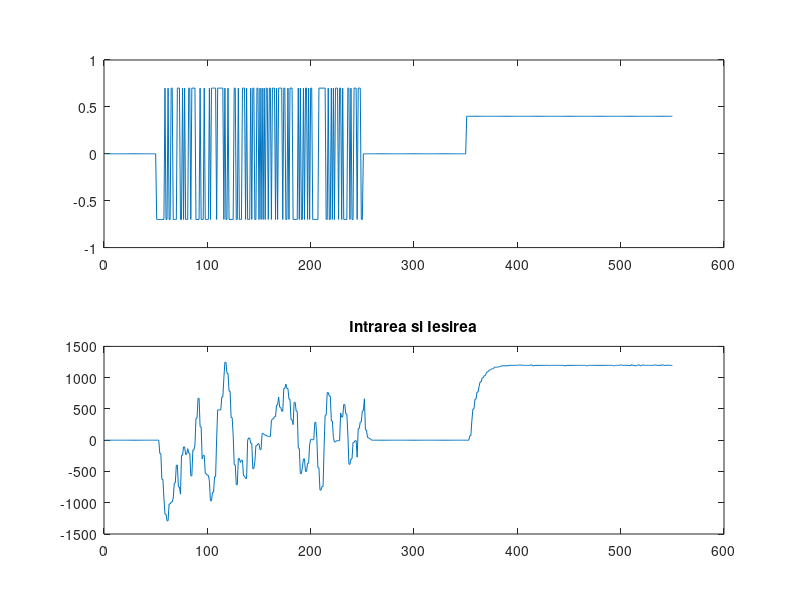
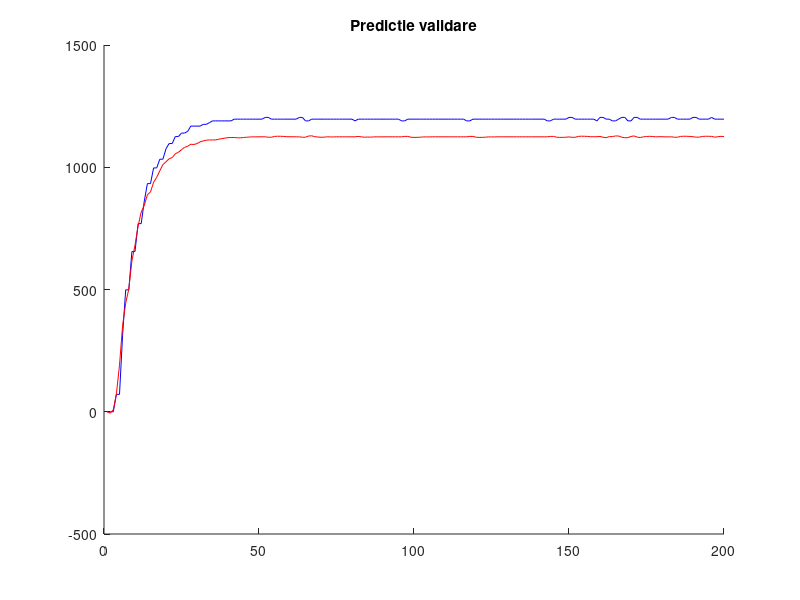
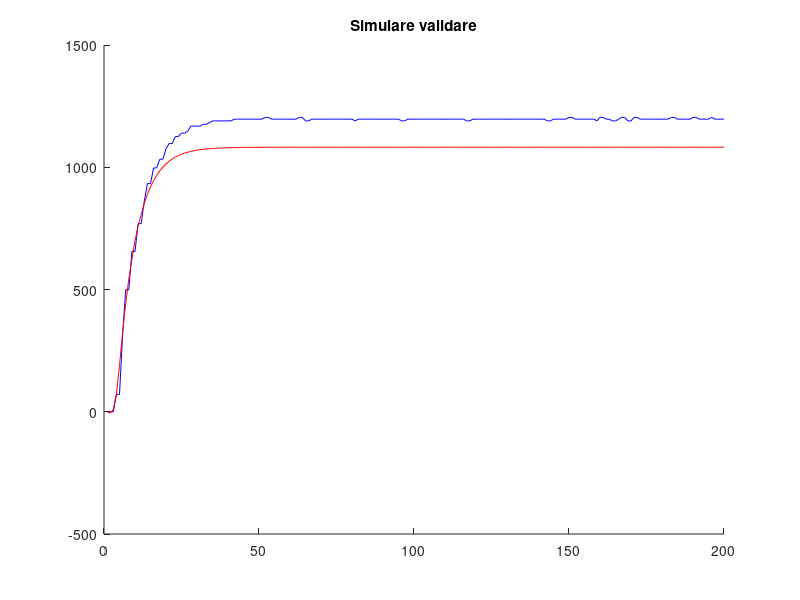

Source code (MATLAB) for these figures, in order:
close all
clear all

%extragere date de pe motor
%N = 200;
%u = [zeros(50, 1); idinput(N, 'prbs', [], [-0.7 0.7]); zeros(50,1); 0.4*ones(70,1)] ;
% [vel, alpha, t] = run(u, '3');
% plot(t, vel);

load('date_lab6') % de pe motor

subplot(211)
plot(u)
subplot(212)
plot(vel)
title('Intrarea si Iesirea')

u_id = u(51 : 250);
vel_id = vel(51 : 250);

u_val = u(351 : 550);
vel_val = vel(351 : 550);

na = 10;
nb = 10;

% Predictie
Nid = length(u_id); % lungimea intrarii identificate

ID_phi = [];
for tau_id = 1 : Nid
    for i = 1 : na
        if tau_id > i
            ID_phi(tau_id, i) = -vel_id(tau_id - i);
        else
            ID_phi(tau_id , i) = 0;
        end
    end
    for j = 1 : nb
        if tau_id > j
            ID_phi(tau_id, j+na) = u_id(tau_id - j);
        else
            ID_phi(tau_id, j+na) = 0;
        end
    end
end

theta = ID_phi \ vel_id';
yhat_id_pred = ID_phi * theta;

% figure
% hold on
% plot(vel_id, 'b')
% plot(yhat_id_pred, 'r')
% title('predictie identificare')

Nval = length(u_val); % lungimea intrarii de validare

VAL_phi = [];
for tau_val = 1 : Nval
    for i = 1 : na
        if tau_val > i
            VAL_phi(tau_val, i) = -vel_val(tau_val - i);
        else
            VAL_phi(tau_val, i) = 0;
        end
    end
    for j = 1 : nb
        if tau_val > j
            VAL_phi(tau_val, j+na) = u_val(tau_val - j);
        else
            VAL_phi(tau_val, j+na) = 0;
        end
    end
end

yhat_val_pred = VAL_phi * theta; % iesirea prin predicite


%Simulare
yhat_val_Simulat = zeros(length(u_val), 1); % iesirea prin simulare
for tau = 1 : Nval
    for i = 1 : na
        if tau > i
            yhat_val_Simulat(tau) = yhat_val_Simulat(tau) - yhat_val_Simulat(tau - i)*theta(i);
        end
    end
    for j = 1 : nb
        if tau > j 
            yhat_val_Simulat(tau) = yhat_val_Simulat(tau) + u_val(tau - j)*theta(j + na);
        end
    end
end

% Predictia
figure; title('Predictie validare')
hold on
plot(vel_val, 'b')
plot(yhat_val_pred, 'r')

% Simularea
figure; title('Simulare validare')
hold on
plot(vel_val, 'b')
plot(yhat_val_Simulat, 'r')

MSE = sum((yhat_val_Simulat - vel_val') .^ 2) * 1 / length(yhat_val_Simulat)